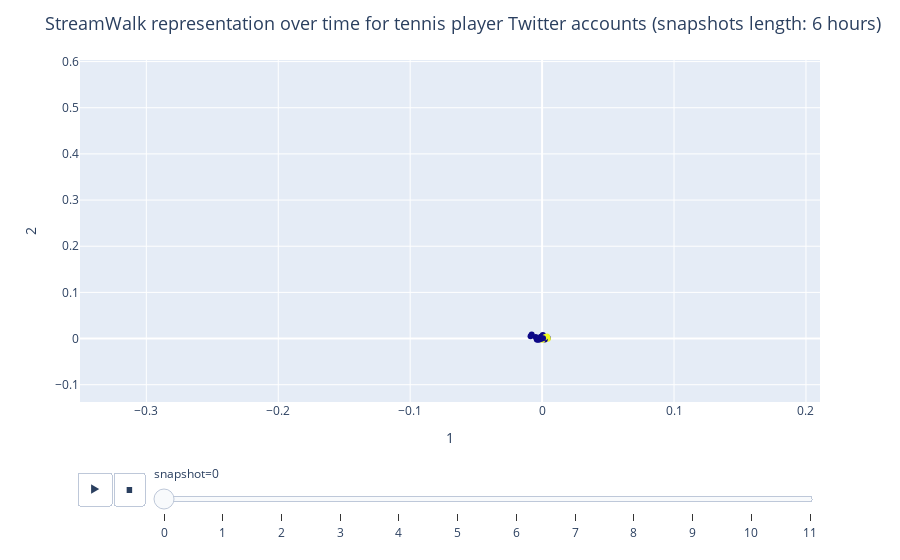

Notebook source saved alongside this figure:
### Markdown cell above
**Visualization notes:**
    
- **Nodes:** Twitter accounts of tennis players
    - **yellow:** players who play on the given day
    - **purple:** player who doesn't play on the given day
    - colors change from day to day (after every 4 snapshots)
    
- **Representations:**
    - initialized uniformly at random in a 128-dimensional space (close to the origo in snapshot=0)
    - updated online as @-mention arrive in the edge stream (we only show the first two coordinates)
    - performance is considered better when yellow nodes are mapped close to each other
- **Results:**
    - StreamWalk (with 2 hours half-time) efficiently capture daily players by the end of each day
    - Online second order similarity (with longer half-life) can also map daily players close to each other in the embedded space

### Code cell
fig_sw

### Figure 1 — Plotly figure (JSON) as saved in the notebook; plotly's stock layout.template omitted (floating-point values rounded to 4 significant figures)
{"data": [{"hovertemplate": "<b>%{hovertext}</b><br><br>snapshot=0<br>1=%{x}<br>2=%{y}<br>label=%{marker.color}<extra></extra>", "hovertext": ["102652835", "104294006", "1044227084", "1110553549", "118779247", "134906432", "138358313", "139556944", "14056125", "14123683", "146613488", "1484787162", "1490817636", "1601451361", "1612711830", "162187399", "174876254", "186668655", "2223114825", "2455053222", "2498274386", "259925559", "2602158362", "275115103", "2847445620", "2913792699", "295610884", "297380894", "2997502061", "340548756", "344634424", "348332740", "351625171", "35441526", "410232624", "446304475", "459954236", "481461757", "48348735", "485511296", "506429053", "50725573", "52818366", "533202479", "57165979", "594029345", "632089798", "65187067", "726543308", "74361297", "826220690441437184", "830685463", "847389421", "850660369", "87174678", "87769890", "94166168"], "ids": [102652835, 104294006, 1044227084, 1110553549, 118779247, 134906432, 138358313, 139556944, 14056125, 14123683, 146613488, 1484787162, 1490817636, 1601451361, 1612711830, 162187399, 174876254, 186668655, 2223114825, 2455053222, 2498274386, 259925559, 2602158362, 275115103, 2847445620, 2913792699, 295610884, 297380894, 2997502061, 340548756, 344634424, 348332740, 351625171, 35441526, 410232624, 446304475, 459954236, 481461757, 48348735, 485511296, 506429053, 50725573, 52818366, 533202479, 57165979, 594029345, 632089798, 65187067, 726543308, 74361297, 826220690441437200, 830685463, 847389421, 850660369, 87174678, 87769890, 94166168], "legendgroup": "", "marker": {"color": [1, 0, 0, 0, 0, 0, 0, 0, 0, 0, 1, 0, 0, 0, 0, 0, 0, 0, 1, 0, 1, 0, 0, 0, 0, 0, 0, 0, 0, 0, 0, 1, 0, 0, 1, 0, 0, 1, 1, 0, 0, 1, 0, 1, 0, 0, 1, 0, 0, 0, 1, 0, 1, 0, 0, 0, 0], "coloraxis": "coloraxis", "symbol": "circle"}, "mode": "markers", "name": "", "orientation": "v", "showlegend": false, "type": "scatter", "x": [0.003113, 0.0006997, -0.001477, -0.001895, 0.001981, 0.001638, 0.002155, 0.0001134, 0.0003745, 0.001229, 0.0002741, 0.000355, 0.0003373, 0.0001852, -0.003723, 0.0008085, 0.0001775, -0.0004013, 0.0004376, 0.0004654, -0.000294, -0.003571, -0.004874, -0.0008542, 0.001011, 0.0004577, -0.007903, 0.0004482, 0.004256, -5.835e-05, 0.0005599, -0.001038, 0.0004656, -0.004078, -0.0002009, 0.0001549, -0.0009683, 0.002368, -0.001217, 0.0008969, 0.0006126, 0.003756, -0.008749, 0.004322, 0.000956, -0.0009585, 0.001103, 0.002078, 0.0005985, -0.003334, 0.0001351, -0.0003633, 0.002388, -0.0009214, -0.002548, -0.0008156, 0.000714], "xaxis": "x", "y": [0.00305, 4.136e-05, -0.0009428, -0.002182, 0.0002047, 0.0001945, 0.002622, 0.003776, -0.0005133, 0.004632, 0.0007413, 1.152e-05, 0.001882, 0.000446, -0.002788, 0.0006982, 1.054e-05, 0.00133, 0.002038, -0.0005919, 0.0003993, -0.0006152, 0.003187, -0.0008098, -0.0007473, 0.0006702, 0.008513, 0.0006859, 0.001136, -0.0002253, 0.007408, 0.0007298, -0.0007723, -0.001592, 0.001367, -0.0005353, 0.001233, -0.00164, 0.0009283, -0.0002962, 0.0006586, 0.004577, 0.00471, -0.0004514, -0.0002994, 0.003688, -0.001251, -0.002159, 3.75e-05, -0.00158, -0.002509, 0.002546, 0.003548, -0.000953, -0.002216, 0.00126, 0.0006192], "yaxis": "y"}], "layout": {"coloraxis": {"colorbar": {"title": {"text": "label"}}, "colorscale": [[0, "#0d0887"], [0.1111, "#46039f"], [0.2222, "#7201a8"], [0.3333, "#9c179e"], [0.4444, "#bd3786"], [0.5556, "#d8576b"], [0.6667, "#ed7953"], [0.7778, "#fb9f3a"], [0.8889, "#fdca26"], [1, "#f0f921"]], "showscale": false}, "legend": {"tracegroupgap": 0}, "margin": {"t": 60}, "showlegend": false, "sliders": [{"active": 0, "currentvalue": {"prefix": "snapshot="}, "len": 0.9, "pad": {"b": 10, "t": 60}, "steps": [{"args": [["0"], {"frame": {"duration": 0, "redraw": false}, "fromcurrent": true, "mode": "immediate", "transition": {"duration": 0, "easing": "linear"}}], "label": "0", "method": "animate"}, {"args": [["1"], {"frame": {"duration": 0, "redraw": false}, "fromcurrent": true, "mode": "immediate", "transition": {"duration": 0, "easing": "linear"}}], "label": "1", "method": "animate"}, {"args": [["2"], {"frame": {"duration": 0, "redraw": false}, "fromcurrent": true, "mode": "immediate", "transition": {"duration": 0, "easing": "linear"}}], "label": "2", "method": "animate"}, {"args": [["3"], {"frame": {"duration": 0, "redraw": false}, "fromcurrent": true, "mode": "immediate", "transition": {"duration": 0, "easing": "linear"}}], "label": "3", "method": "animate"}, {"args": [["4"], {"frame": {"duration": 0, "redraw": false}, "fromcurrent": true, "mode": "immediate", "transition": {"duration": 0, "easing": "linear"}}], "label": "4", "method": "animate"}, {"args": [["5"], {"frame": {"duration": 0, "redraw": false}, "fromcurrent": true, "mode": "immediate", "transition": {"duration": 0, "easing": "linear"}}], "label": "5", "method": "animate"}, {"args": [["6"], {"frame": {"duration": 0, "redraw": false}, "fromcurrent": true, "mode": "immediate", "transition": {"duration": 0, "easing": "linear"}}], "label": "6", "method": "animate"}, {"args": [["7"], {"frame": {"duration": 0, "redraw": false}, "fromcurrent": true, "mode": "immediate", "transition": {"duration": 0, "easing": "linear"}}], "label": "7", "method": "animate"}, {"args": [["8"], {"frame": {"duration": 0, "redraw": false}, "fromcurrent": true, "mode": "immediate", "transition": {"duration": 0, "easing": "linear"}}], "label": "8", "method": "animate"}, {"args": [["9"], {"frame": {"duration": 0, "redraw": false}, "fromcurrent": true, "mode": "immediate", "transition": {"duration": 0, "easing": "linear"}}], "label": "9", "method": "animate"}, {"args": [["10"], {"frame": {"duration": 0, "redraw": false}, "fromcurrent": true, "mode": "immediate", "transition": {"duration": 0, "easing": "linear"}}], "label": "10", "method": "animate"}, {"args": [["11"], {"frame": {"duration": 0, "redraw": false}, "fromcurrent": true, "mode": "immediate", "transition": {"duration": 0, "easing": "linear"}}], "label": "11", "method": "animate"}], "x": 0.1, "xanchor": "left", "y": 0, "yanchor": "top"}], "title": {"font": {"size": 18}, "text": "StreamWalk representation over time for tennis player Twitter accounts (snapshots length: 6 hours)"}, "updatemenus": [{"buttons": [{"args": [null, {"frame": {"duration": 1000, "redraw": false}, "fromcurrent": true, "mode": "immediate", "transition": {"duration": 500, "easing": "linear"}}], "label": "&#9654;", "method": "animate"}, {"args": [[null], {"frame": {"duration": 0, "redraw": false}, "fromcurrent": true, "mode": "immediate", "transition": {"duration": 0, "easing": "linear"}}], "label": "&#9724;", "method": "animate"}], "direction": "left", "pad": {"r": 10, "t": 70}, "showactive": false, "type": "buttons", "x": 0.1, "xanchor": "right", "y": 0, "yanchor": "top"}], "xaxis": {"anchor": "y", "domain": [0, 1], "range": [-0.3503, 0.2106], "title": {"text": "1"}}, "yaxis": {"anchor": "x", "domain": [0, 1], "range": [-0.1375, 0.6034], "title": {"text": "2"}}}}
